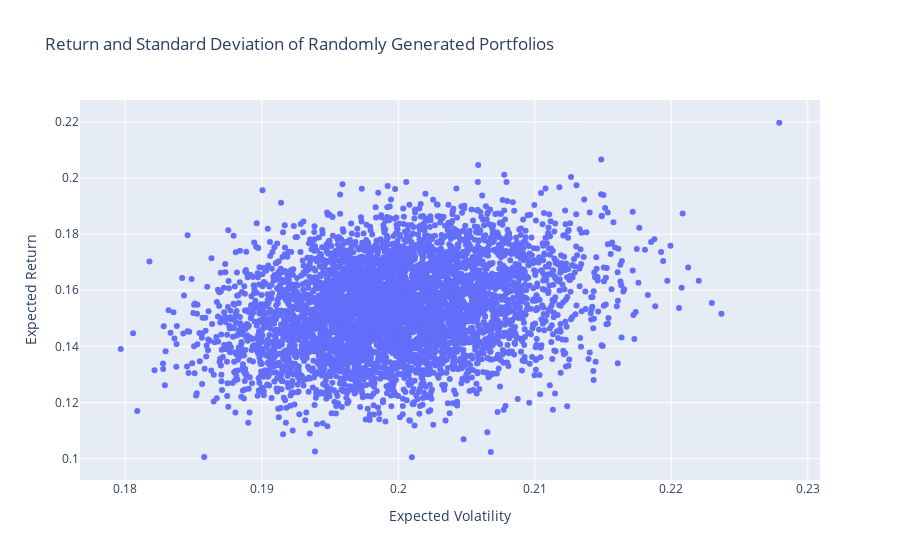

The code cell stored with this chart in its notebook:
### Markdown cell above
# Plotting Return and Standard Deviation of Randomly Generated Portfolios

### Code cell
import plotly.graph_objects as go

# create scatter plot
fig = go.Figure(data=go.Scatter(x=port_stdevs, y=port_returns, mode='markers', marker=dict(symbol='circle', size=6)))

# add axis labels and title
fig.update_layout(xaxis_title='Expected Volatility', yaxis_title='Expected Return', title='Return and Standard Deviation of Randomly Generated Portfolios')

# show plot
fig.show()

### Figure 1 — Plotly figure (JSON) as saved in the notebook; plotly's stock layout.template omitted (floating-point values rounded to 4 significant figures; data arrays with more than 128 entries replaced by an {"elided": "..."} marker saying what was removed)
{"data": [{"marker": {"size": 6, "symbol": "circle"}, "mode": "markers", "type": "scatter", "x": {"elided": "5000 float values"}, "y": {"elided": "5000 float values"}}], "layout": {"title": {"text": "Return and Standard Deviation of Randomly Generated Portfolios"}, "xaxis": {"title": {"text": "Expected Volatility"}}, "yaxis": {"title": {"text": "Expected Return"}}}}
